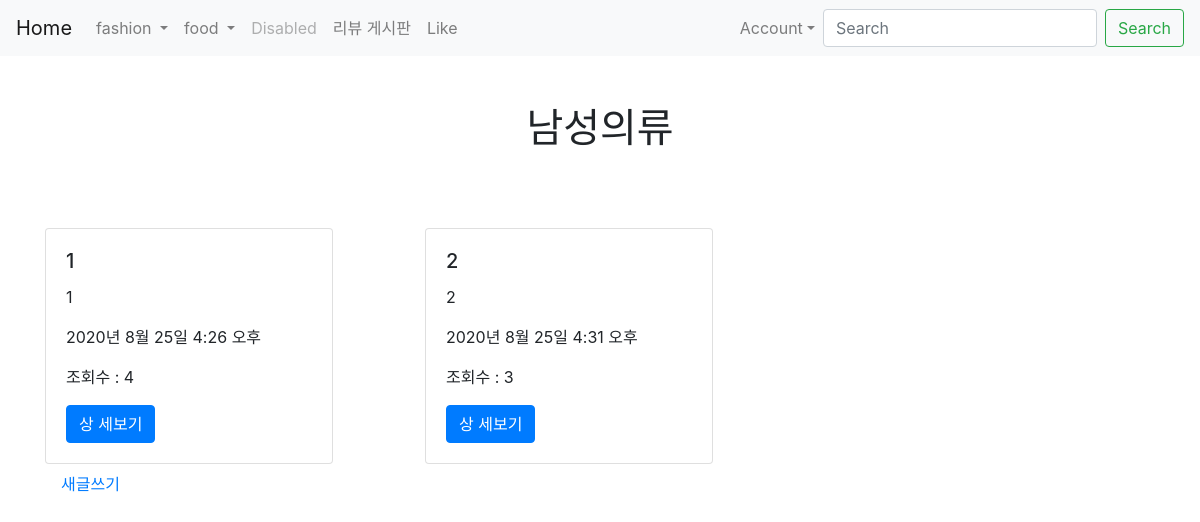
Page /posts/main2/ (signed in) on the earlier database version.
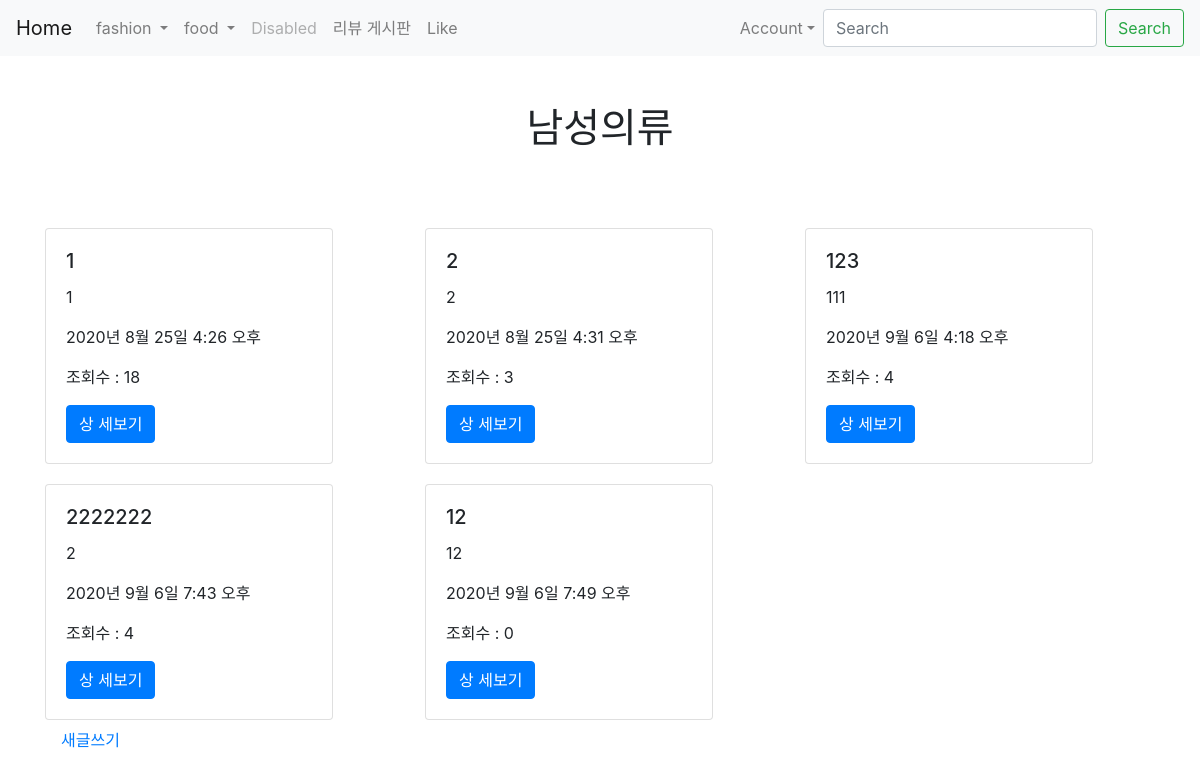
Same page on the later database version.
### posts/models.py (models this page shows, shortened)
class Post(models.Model):
    title = models.CharField(max_length=50, null=False, verbose_name="상품명")
    content = models.TextField(verbose_name="상세보기")
    price = models.TextField(null = True, verbose_name="가격")
    remaining = models.TextField(null = True, verbose_name="재고")
    view_count = models.IntegerField(default = 0, verbose_name="조회수")
    created_at = models.DateTimeField(auto_now_add = True, verbose_name="생성시간")
    updated_at = models.DateTimeField(auto_now = True, verbose_name="수정시간")
    image = models.ImageField(upload_to = 'images/', null = True, verbose_name="상품사진", blank="true")
    user = models.ForeignKey(User, on_delete = models.CASCADE, null = True)
    like_user_set = models.ManyToManyField(User, blank=True, related_name='like_user_set', through='Like')

### posts/views.py (the view)
# urls.py: path('main2/', main2, name="main2"),
def main2(request):
    posts = Post.objects.all()
    return render(request, 'posts/main2.html', {'posts': posts})

### posts/templates/posts/main2.html (shortened to what this page needs)
{% extends 'base.html' %}
{% load static %}
{% block content %}
{% include 'shared/_navbar.html' %}
{% if user.is_authenticated %}
    <div class="container">
    <center><br><br><h1>남성의류<br><br></h1></center>
    <div class="row">
    {% for post in posts %}
        <div class="col-md-4 col-12">
            <div class="card" style="width: 18rem; margin-top: 20px;">
                <div class="card-body">
                    <h5 class="card-title">{{ post.title }}</h5>
                    <p class="card-text">{{ post.content }}</p>
                    <p>{{ post.created_at }}</p>
                    <p>조회수 : {{ post.view_count }}</p>
                    <a href="{% url 'posts:show' post.pk %}" class="btn btn-primary">상 세보기</a>
                </div>
            </div>
        </div>
        {% endfor %}
    </div>
    <a class="nav-link" href="{% url 'posts:new' %}">새글쓰기</a>
    {% else %}
    <h3>로그인 후 이용이 가능합니다.</h3>
    <a href="{% url 'account_login' %}" class="btn btn-warning">로그인</a>
    <a href="{% url 'account_signup' %}" class="btn btn-warning">회원가입</a>
    {% endif %}
</div>
{% endblock %}

### shop/templates/base.html (shortened to what this page needs)
<!doctype html>
<html lang="en">
  <head>
    <link rel="stylesheet" href="https://stackpath.bootstrapcdn.com/bootstrap/4.5.1/css/bootstrap.min.css">
    <link rel="stylesheet" href="https://cdnjs.cloudflare.com/ajax/libs/font-awesome/5.8.2/css/all.min.css"/>
  </head>
  <body>
    {% block content %}
    {% endblock %}
  </body>
</html>

### shop/templates/shared/_navbar.html (shortened to what this page needs)
<nav class="navbar navbar-expand-lg navbar-light bg-light">
    <a class="navbar-brand" href="{% url 'shopping:open' %}">Home</a>
    <div class="collapse navbar-collapse" id="navbarSupportedContent">
      <ul class="navbar-nav mr-auto">
        <li class="nav-item dropdown">
          <a class="nav-link dropdown-toggle" href="#" id="navbarDropdown" role="button" data-toggle="dropdown" aria-haspopup="true" aria-expanded="false">
            fashion
          </a>
        </li>
        <li class="nav-item dropdown">
          <a class="nav-link dropdown-toggle" href="#" id="navbarDropdown" role="button" data-toggle="dropdown" aria-haspopup="true" aria-expanded="false">
            food
          </a>
        </li>
        <li class="nav-item">
          <a class="nav-link disabled" href="#" tabindex="-1" aria-disabled="true">Disabled</a>
        </li>
        <li class="nav-item">
          <a class="nav-link" href="{% url 'posts:main' %}">리뷰 게시판</a>
        </li>
        <li class="nav-item">
          <a class="nav-link" href="{% url 'posts:like_list' %}">Like</a>
      </li>
      </ul>
      <ul class="nav navbar-nav navbar-right">
        <li class="nav-item dropdown">
          <a class="nav-link dropdown-toggle" data-toggle="dropdown" href="#" role="button" aria-haspopup="true" aria-expanded="false">Account</a>
        </li>
      </ul>
      <form class="form-inline my-2 my-lg-0">
        <input class="form-control mr-sm-2" type="search" placeholder="Search" aria-label="Search">
        <button class="btn btn-outline-success my-2 my-sm-0" type="submit">Search</button>
      </form>
    </div>
  </nav>

Differences in the rows shown:
changed Post "2020년 8월 25일 4:26 오후": view_count "4" → "18"
added Post: title "123", content "111", created_at "2020년 9월 6일 4:18 오후", view_count "4"
added Post: title "2222222", content "2", created_at "2020년 9월 6일 7:43 오후", view_count "4"
added Post: title "12", content "12", created_at "2020년 9월 6일 7:49 오후", view_count "0"
